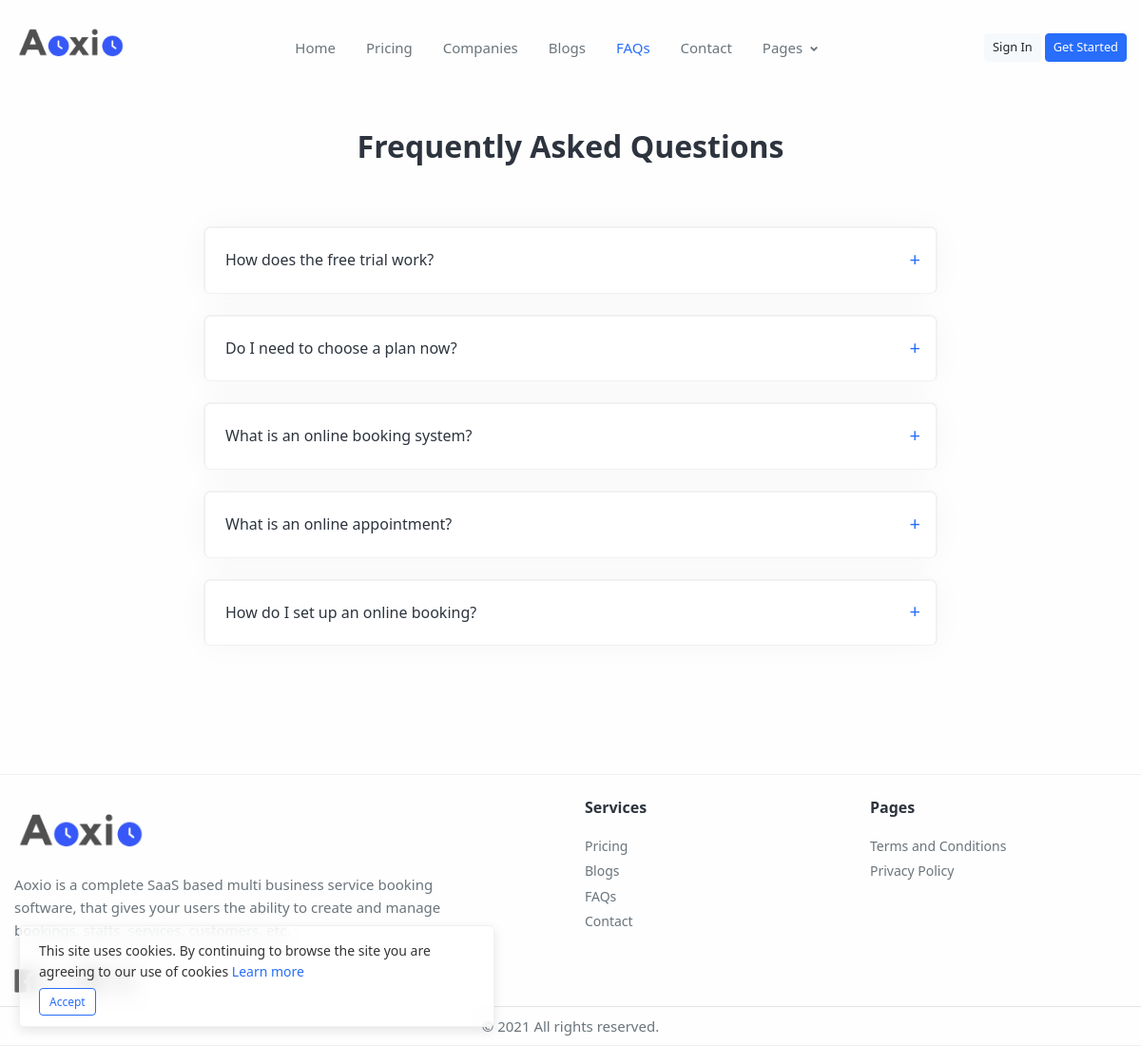
The app's page /index.php/home/faqs with its own data.
### tables this page shows
CREATE TABLE `settings` (
  `id` int(11) NOT NULL,
  `site_name` varchar(255) DEFAULT NULL,
  `site_title` varchar(255) DEFAULT NULL,
  `favicon` varchar(255) DEFAULT NULL,
  `logo` varchar(255) DEFAULT NULL,
  `hero_img` varchar(255) DEFAULT NULL,
  `keywords` varchar(255) DEFAULT NULL,
  `description` text,
  `footer_about` text,
  `admin_email` varchar(255) DEFAULT NULL,
  `mobile` varchar(255) DEFAULT NULL,
  `copyright` varchar(255) DEFAULT NULL,
  `pagination_limit` int(11) DEFAULT NULL,
  `facebook` varchar(255) DEFAULT NULL,
  `instagram` varchar(255) DEFAULT NULL,
  `twitter` varchar(255) DEFAULT NULL,
  `linkedin` varchar(255) DEFAULT NULL,
  `google_analytics` longtext,
  `site_color` varchar(255) DEFAULT NULL,
  `site_font` varchar(255) DEFAULT NULL,
  `layout` int(11) DEFAULT NULL,
  `about_info` mediumtext,
  `ind_code` varchar(255) DEFAULT NULL,
  `purchase_code` varchar(255) DEFAULT NULL,
  `link` varchar(255) DEFAULT NULL,
  `enable_captcha` int(11) NOT NULL DEFAULT '0',
  `enable_workflow` int(11) NOT NULL DEFAULT '1',
  `enable_feature` int(11) NOT NULL,
  `enable_users` int(11) NOT NULL DEFAULT '1',
  `enable_blog` int(11) NOT NULL,
  `enable_faq` int(11) NOT NULL,
  `enable_animation` int(11) DEFAULT '1',
  `enable_registration` int(11) NOT NULL,
  `enable_payment` int(11) NOT NULL,
  `enable_paypal` int(11) NOT NULL DEFAULT '0',
  `enable_email_verify` int(11) NOT NULL,
  `check_email_verify_user` varchar(155) DEFAULT '0',
  `enable_multilingual` int(11) DEFAULT '0',
  `enable_frontend` varchar(155) DEFAULT '1',
  `enable_lifetime` varchar(155) DEFAULT '0',
  `enable_coupon` int(11) DEFAULT '0',
  `captcha_type` int(11) DEFAULT NULL,
  `captcha_site_key` varchar(255) DEFAULT NULL,
  `captcha_secret_key` varchar(255) DEFAULT NULL,
  `paypal_email` varchar(255) DEFAULT NULL,
  `paypal_payment` int(11) DEFAULT '0',
  `stripe_payment` int(11) DEFAULT '0',
  `publish_key` varchar(255) DEFAULT NULL,
  `secret_key` varchar(255) DEFAULT NULL,
  `paystack_payment` varchar(155) DEFAULT '0',
  `paystack_secret_key` varchar(255) DEFAULT NULL,
  `paystack_public_key` varchar(255) DEFAULT NULL,
  `razorpay_payment` varchar(155) DEFAULT '0',
  `razorpay_key_id` varchar(255) DEFAULT NULL,
  `razorpay_key_secret` varchar(255) DEFAULT NULL,
  `mercado_payment` int(11) DEFAULT '0',
  `mercado_currency` varchar(155) DEFAULT NULL,
  `mercado_api_key` varchar(255) DEFAULT NULL,
  `mercado_token` varchar(255) DEFAULT NULL,
  `flutterwave_payment` int(11) DEFAULT '0',
  `flutterwave_public_key` varchar(255) DEFAULT NULL,
  `flutterwave_secret_key` varchar(255) DEFAULT NULL,
  `paypal_mode` varchar(255) DEFAULT 'sandbox',
  `twillo_account_sid` varchar(255) DEFAULT NULL,
  `twillo_auth_token` varchar(255) DEFAULT NULL,
  `twillo_number` varchar(255) DEFAULT NULL,
  `enable_sms` varchar(255) NOT NULL DEFAULT '0',
  `enable_wallet` varchar(155) DEFAULT '0',
  `min_payout_amount` varchar(155) DEFAULT '0',
  `commission_rate` varchar(155) DEFAULT '0',
  `paypal_payout` varchar(155) DEFAULT '1',
  `iban_payout` varchar(155) DEFAULT '1',
  `swift_payout` varchar(155) DEFAULT '1',
  `google_client_id` text,
  `google_client_secret` varchar(255) DEFAULT NULL,
  `enable_offline_payment` varchar(255) DEFAULT '0',
  `offline_details` text,
  `mail_protocol` varchar(255) DEFAULT NULL,
  `mail_title` varchar(255) DEFAULT NULL,
  `mail_host` varchar(255) DEFAULT NULL,
  `mail_port` varchar(255) DEFAULT NULL,
  `mail_encryption` varchar(255) DEFAULT 'ssl',
  `mail_username` varchar(255) DEFAULT NULL,
  `mail_password` varchar(255) DEFAULT NULL,
  `is_smtp` int(11) DEFAULT '1',
  `sender_mail` varchar(255) DEFAULT NULL,
  `chart_style` varchar(255) NOT NULL DEFAULT 'style1',
  `num_format` varchar(155) DEFAULT '0',
  `curr_locate` varchar(155) DEFAULT '0',
  `country` int(11) NOT NULL DEFAULT '178',
  `site_info` int(11) DEFAULT NULL,
  `lang` int(11) NOT NULL DEFAULT '1',
  `trial_days` varchar(155) DEFAULT '0',
  `tax_name` varchar(255) DEFAULT NULL,
  `tax_value` varchar(255) DEFAULT NULL,
  `type` varchar(255) NOT NULL DEFAULT 'live',
  `time_zone` int(11) DEFAULT '1',
  `version` varchar(255) NOT NULL DEFAULT 'v1.1'
);

CREATE TABLE `faqs` (
  `id` int(11) NOT NULL,
  `title` varchar(255) DEFAULT NULL,
  `details` mediumtext
);

CREATE TABLE `pages` (
  `id` int(11) NOT NULL,
  `business_id` varchar(255) NOT NULL DEFAULT '0',
  `title` varchar(255) DEFAULT NULL,
  `slug` varchar(255) DEFAULT NULL,
  `details` longtext,
  `status` int(11) DEFAULT NULL,
  `created_at` varchar(255) DEFAULT NULL
);

### application/views/faqs.php (the view, shortened to what the rows shown need)
<section class="pt-6">
    <div class="container">
        <div class="row">
            <div class="col-md-10 col-lg-9 col-xl-8 mx-md-auto">
                <?php if (empty($faqs)): ?>
                    <?php include'include/not_found_msg.php'; ?>
                </div>
            </div>
        <?php else: ?>
        <div class="text-center mx-md-auto mb-5 mb-md-7 mb-lg-9">
            <h2 class="custom-font"><?php echo trans('frequently-asked-questions') ?></h2>
        </div>
        <div class="row">
            <?php $i=1; foreach ($faqs as $row): ?>
                <div class="col-md-12 col-lg-12 col-xl-12">
                    <div class="accordion" id="accordion<?= $i; ?>">
                        <div class="card faqs mb-4">
                            <div class="card-header chfaqs" id="headingOne">
                                <h2 class="mb-0">
                                    <button class="btn btn-link mb-0 text-dark collapsed" type="button" data-toggle="collapse" data-target="#collapse<?= $i; ?>" aria-expanded="false" aria-controls="collapse<?= $i; ?>">
                                      <?php echo html_escape($row->title); ?>
                                    </button>
                                </h2>
                            </div>
                        </div>
                    </div>
                </div>
            <?php $i++; endforeach; ?>
        </div>
        <?php endif; ?>
    </div>
</section>

### application/views/include/header.php (shortened to what the rows shown need)
<!DOCTYPE html>
<html lang="en" dir="<?php echo text_dir(); ?>">
<head>
    <?php $settings = get_settings(); ?>
    <link rel="stylesheet" href="<?php echo base_url() ?>assets/front/libs/font-awesome/css/fontawesome-all.min.css">
    <link rel="stylesheet" href="<?php echo base_url() ?>assets/front/libs/jarallax/dist/jarallax.css">
    <link rel="stylesheet" href="<?php echo base_url() ?>assets/front/libs/owl-carousel/dist/css/owl.carousel.min.css">
    <link rel="stylesheet" href="<?php echo base_url() ?>assets/front/libs/owl-carousel/dist/css/owl.theme.default.min.css">
    <link rel="stylesheet" href="<?php echo base_url() ?>assets/front/css/simple-line-icons.css">
    <link rel="stylesheet" href="<?php echo base_url() ?>assets/admin/css/sweet-alert.css" rel="stylesheet" />
    <link rel="stylesheet" href="<?php echo base_url() ?>assets/admin/plugins/line-icons/lineicons.css">
    <link rel="stylesheet" href="<?php echo base_url() ?>assets/front/css/daterangepicker.css" />
    <link rel="stylesheet" href="<?php echo base_url() ?>assets/front/css/owl.carousel.min.css">
    <link rel="stylesheet" href="<?php echo base_url() ?>assets/front/css/owl.theme.default.min.css">
    <link rel="stylesheet" href="<?php echo base_url() ?>assets/front/css/lightbox.css">
    <link rel="stylesheet" href="<?php echo base_url() ?>assets/admin/plugins/datatables-bs4/css/dataTables.bootstrap4.css">
    <link href="<?php echo base_url() ?>assets/front/css/template.min.css?var=<?= settings()->version ?>&time=<?=time();?>" rel="stylesheet">
    <?php if(settings()->enable_animation == 1): ?>
        <link rel="stylesheet" href="<?php echo base_url() ?>assets/front/css/aos.css">
    <?php endif; ?>
    <link rel="stylesheet" href="<?php echo base_url() ?>assets/admin/plugins/select2/css/select2.min.css">
    <link rel="stylesheet" href="<?php echo base_url() ?>assets/admin/css/nice-select.css">
    <link href="<?php echo base_url() ?>assets/admin/css/bootstrap-datepicker.min.css" rel="stylesheet">
    <link href="<?php echo base_url() ?>assets/admin/css/timepicker.min.css" rel="stylesheet">
    <?php if (isset($page_title) && $page_title == 'Register'): ?>
        <link href="<?php echo base_url() ?>assets/front/css/intelInput.css" rel="stylesheet">
    <?php else: ?>
        <link href="<?php echo base_url() ?>assets/front/css/intlInputPhone.css" rel="stylesheet">
    <?php endif ?>
    <link href="<?php echo base_url() ?>assets/front/css/style-over.php?color=<?php echo settings()->site_color; ?>" rel="stylesheet">
    <link rel="stylesheet" href="<?php echo base_url() ?>assets/front/libs/owl-carousel/dist/css/owl.carousel.min.css">
    <link rel="stylesheet" href="<?php echo base_url() ?>assets/front/libs/owl-carousel/dist/css/owl.theme.default.min.css">
</head>
<body<?php if(isset($is_embed) && $is_embed == true){echo ' class="is-embed-no-bg"';} ?>>
    <div class="main-wrapper">
        <?php if (isset($menu) && $menu == TRUE): ?>
            <header id="navbar">
                <div class="container">
                    <nav class="navbar navbar-expand-lg navbar-light bg-whites py-3">
                        <a class="navbar-brand" href="<?php echo base_url() ?>">
                            <img width="120px" src="<?php echo base_url(settings()->logo) ?>" alt="logo">
                        </a>
                        <div id="navbarContent" class="collapse navbar-collapse mt-2">
                            <ul class="navbar-nav align-items-lg-center ml-auto">
                                <li class="nav-item xs-mb-10"><a href="<?php echo base_url() ?>" class="nav-link  <?php if(isset($page_title) && $page_title == "Home"){echo "active";} ?>"><?php echo trans('home') ?></a></li>
                                <li class="nav-item xs-mb-10"><a href="<?php echo base_url('pricing') ?>" class="nav-link <?php if(isset($page_title) && $page_title == "Pricing"){echo "active";} ?>"><?php echo trans('pricing') ?></a></li>
                                <?php if (settings()->enable_users == 1): ?>
                                <li class="nav-item xs-mb-10"><a href="<?php echo base_url('companies') ?>" class="nav-link <?php if(isset($page_title) && $page_title == "Companies"){echo "active";} ?>"><?php echo trans('companies') ?></a></li>
                                <?php endif ?>
                                <?php if (settings()->enable_blog == 1): ?>
                                <li class="nav-item xs-mb-10"><a href="<?php echo base_url('blogs') ?>" class="nav-link <?php if(isset($page_title) && $page_title == "Blogs"){echo "active";} ?>"><?php echo trans('blogs') ?></a></li>
                                <?php endif ?>
                                <?php if (settings()->enable_faq == 1): ?>
                                <li class="nav-item xs-mb-10"><a href="<?php echo base_url('faqs') ?>" class="nav-link <?php if(isset($page_title) && $page_title == "Faqs"){echo "active";} ?>"><?php echo trans('faqs') ?></a></li>
                                <?php endif ?>
                                <li class="nav-item xs-mb-10"><a href="<?php echo base_url('contact') ?>" class="nav-link <?php if(isset($page_title) && $page_title == "Contact"){echo "active";} ?>"><?php echo trans('contact') ?></a></li>
                                <?php if (!empty(get_pages(0))): ?>
                                    <li class="nav-item dropdown">
                                        <a href="javascript:void(0);" data-toggle="dropdown" class="nav-link dropdown-toggle"><?php echo trans('pages') ?></a>
                                    </li>
                                <?php endif ?>
                            </ul>
                            <ul class="navbar-nav align-items-lg-center ml-lg-auto mt-0">
                                <li class="nav-item mr-0">
                                    <?php if (is_admin()): ?>
                                        <a class="btn btn-sm btn-light-secondary ml-auto" href="<?php echo base_url('auth/logout') ?>"><i class="lni lni-exit"></i> <?php echo trans('logout') ?> </a>
                                        <a class="btn btn-sm btn-primary ml-auto" href="<?php echo base_url('admin/dashboard') ?>"><i class="icon-speedometer"></i> <?php echo trans('dashboard') ?></a>
                                    <?php else: ?>
                                        <a class="btn btn-sm btn-light ml-auto" href="<?php echo base_url('login') ?>"><?php echo trans('sign-in') ?></a>
                                        <a class="btn btn-sm btn-primary ml-auto" href="<?php echo base_url('register') ?>"><?php echo trans('get-started') ?></a>
                                    <?php endif ?>
                                </li>
                            </ul>
                        </div>
                    </nav>
                </div>
            </header>
        <?php endif ?>

### application/views/include/footer.php (shortened to what the rows shown need)
<?php if (isset($menu) && $menu == TRUE): ?>
<footer class="pt-4 border-top border-light">
    <div class="container">
        <div class="row pb-2">
            <div class="col-sm-5 col-lg-5 mb-5 mb-lg-0">
                <img width="150px" src="<?php echo base_url(settings()->logo) ?>" class="w-md-30 mb-2" alt="logo">
                <p class=""><?php echo html_escape(settings()->footer_about) ?></p>
                <ul class="list-unstyled social-icon2 mb-0">
                    <?php if (!empty($settings->facebook)) : ?>
                        <li><a target="_blank" href="<?= prep_url($settings->facebook) ?>"><i class="lni lni-facebook-original"></i></a></li>
                    <?php endif ?>
                    <?php if (!empty($settings->twitter)) : ?>
                        <li><a target="_blank" href="<?= prep_url($settings->twitter) ?>"><i class="lni lni-twitter"></i></a></li>
                    <?php endif ?>
                    <?php if (!empty($settings->linkedin)) : ?>
                        <li><a target="_blank" href="<?= prep_url($settings->linkedin) ?>"><i class="lni lni-linkedin-original"></i></a></li>
                    <?php endif ?>
                    <?php if (!empty($settings->instagram)) : ?>
                        <li><a target="_blank" href="<?= prep_url($settings->instagram) ?>"><i class="lni lni-instagram-original"></i></a></li>
                    <?php endif ?>
                </ul>
            </div>
            <div class="col-sm-1 col-lg-1 mb-5 mb-sm-0"></div>
            <div class="col-sm-3 col-lg-3 mb-5 mb-lg-0">
                <h3 class="h6"><?php echo trans('services') ?></h3>
                <ul class="footer-list-style-two">
                    <li><a href="<?php echo base_url('pricing') ?>"><?php echo trans('pricing') ?></a></li>
                    <?php if (settings()->enable_blog == 1): ?>
                        <li><a href="<?php echo base_url('blogs') ?>"><?php echo trans('blogs') ?></a></li>
                    <?php endif; ?>
                    <?php if (settings()->enable_faq == 1): ?>
                    <li><a href="<?php echo base_url('faqs') ?>"><?php echo trans('faqs') ?></a></li>
                    <?php endif; ?>
                    <li><a href="<?php echo base_url('contact') ?>"><?php echo trans('contact') ?></a></li>
                </ul>
            </div>
            <div class="col-sm-3 col-lg-3 mb-5 mb-sm-0">
                <?php if (!empty(get_pages(0))): ?>
                <h3 class="h6"><?php echo trans('pages') ?></h3>
                <ul class="footer-list-style-two">
                    <?php foreach (get_pages(0) as $page): ?>
                        <li><a href="<?php echo base_url('page/'.$page->slug) ?>"><?php echo html_escape($page->title) ?></a></li>
                    <?php endforeach ?>
                </ul>
                <?php endif ?>
            </div>
        </div>
    </div>
    <div class="text-center border-top">
        <div class="container">
            <div class="row py-2">
                <div class="col-md-12">
                    <p class="mb-0"><?php echo html_escape(settings()->copyright) ?></p>
                </div>
            </div>
        </div>
    </div>
</footer>
<?php endif; ?>
</div>
</body>
</html>

### records on screen
settings: logo (picture), footer_about "Aoxio is a complete SaaS based multi business service booking software, that gives your users the ability to create and manage bookings, staffs, services, customers, etc.", copyright "© 2021 All rights reserved."
faqs: title "How does the free trial work?"
faqs: title "Do I need to choose a plan now?"
faqs: title "What is an online booking system?"
faqs: title "What is an online appointment?"
faqs: title "How do I set up an online booking?"
pages: title "Terms and Conditions"
pages: title "Privacy Policy"

### other values on screen
trans('home') "Home"
trans('pricing') "Pricing"
trans('companies') "Companies"
trans('blogs') "Blogs"
trans('faqs') "FAQs"
trans('contact') "Contact"
trans('pages') "Pages"
trans('sign-in') "Sign In"
trans('get-started') "Get Started"
trans('frequently-asked-questions') "Frequently Asked Questions"
trans('services') "Services"
